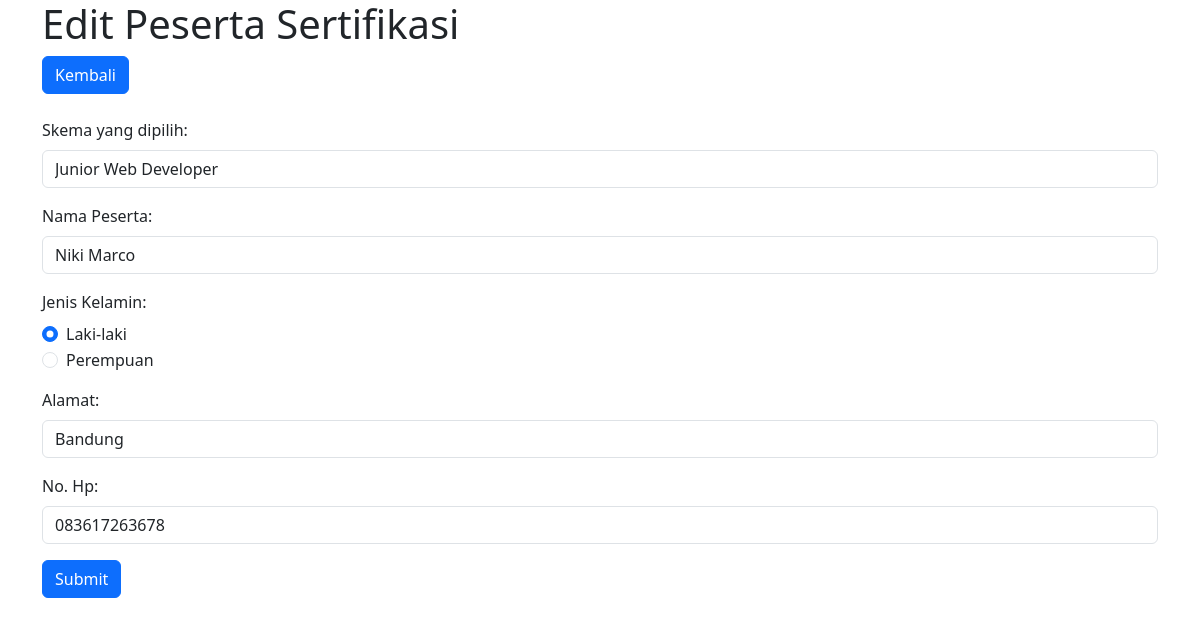
The page /edit_peserta.php?id=2 on the database its author committed.
### tables this page shows
CREATE TABLE `tb_peserta` (
  `Id_peserta` int(16) NOT NULL,
  `Kd_skema` varchar(16) NOT NULL,
  `Nm_peserta` varchar(255) NOT NULL,
  `Jekel` varchar(16) NOT NULL,
  `Alamat` varchar(255) NOT NULL,
  `No_hp` varchar(16) NOT NULL
);

### edit_peserta.php (the view, shortened to what this page needs)
<!doctype html>
<html lang="en">
  <head>
    <link href="https://cdn.jsdelivr.net/npm/bootstrap@5.3.2/dist/css/bootstrap.min.css" rel="stylesheet">
  </head>
  <body>
    <?php
    include "koneksi.php";
    $sql = mysqli_query($koneksi, "SELECT * FROM tb_peserta WHERE Id_peserta = '$_GET[id]'") or die(mysqli_errno($Koneksi));
    $data = mysqli_fetch_array($sql);
    $query = "SELECT Kd_skema, Nm_skema FROM tb_skema";
    $Kode_skema = mysqli_query($koneksi, $query);
    function is_selected($data, $current_option){
      return $data === $current_option? 'selected' : '';
    }
    ?>
    <form action="edit_peserta_proses.php" name="edit_peserta" method="POST">
    <div class="container">
            <h1>Edit Peserta Sertifikasi</h1>
            <a href="index.php" style="margin-right: 10px;"><button type="button" class="btn btn-primary">Kembali</button></a>
            <br><br>
            <div class="mb-3">
                <label for="Kode_skema" class="form-label">Skema yang dipilih: </label>
                <select name="kode_skema" id="kode_skema" class="form-control">
                <?php
                while ($row = mysqli_fetch_assoc($Kode_skema)) {
                  $selected = is_selected($data['Kd_skema'], $row['Kd_skema']);
                  echo "<option value='" . $row['Kd_skema'] . "' $selected>" . $row['Nm_skema'] . "</option>";
                  }
                  ?>
                </select>
            </div>
            <div class="mb-3">
                <label for="nama_peserta" class="form-label">Nama Peserta: </label>
                <input type="text" class="form-control" name="nama_peserta" value="<?php echo $data['Nm_peserta']; ?>">
            </div>
            <div class="mb-3">
                <label for="jekel" class="form-label">Jenis Kelamin: </label>
                <br>
                <div class="form-check">
                    <input class="form-check-input" type="radio" name="jekel" id="exampleRadios1" value="Laki-laki" <?php echo $data['Jekel'] === 'Laki-laki' ? 'checked' : '';?>>
                    <label class="form-check-label" for="exampleRadios1">
                        Laki-laki
                    </label>
                </div>
                <div class="form-check">
                    <input class="form-check-input" type="radio" name="jekel" id="exampleRadios2" value="Perempuan" <?php echo $data['Jekel'] === 'Perempuan' ? 'checked' : '';?>>
                    <label class="form-check-label" for="exampleRadios2">
                        Perempuan
                    </label>
                </div>
            </div>
            <div class="mb-3">
                <label for="alamat" class="form-label">Alamat: </label>
                <input type="text" class="form-control" name="alamat" value="<?php echo $data['Alamat']; ?>">
            </div>
            <div class="mb-3">
                <label for="telepon" class="form-label">No. Hp: </label>
                <input type="tel" class="form-control" name="telepon" value="<?php echo $data['No_hp']; ?>">
            </div>
            <button type="submit" name="tambah_peserta" class="btn btn-primary">Submit</button>
        </div>
    </form>
  </body>
</html>

### rows shown on the page
tb_peserta: nama_peserta "Niki Marco", Jekel "☑ Laki-laki", Jekel "☐ Perempuan", alamat "Bandung", telepon "083617263678"

### other values the page prints
form field kode_skema "Junior Web Developer"
